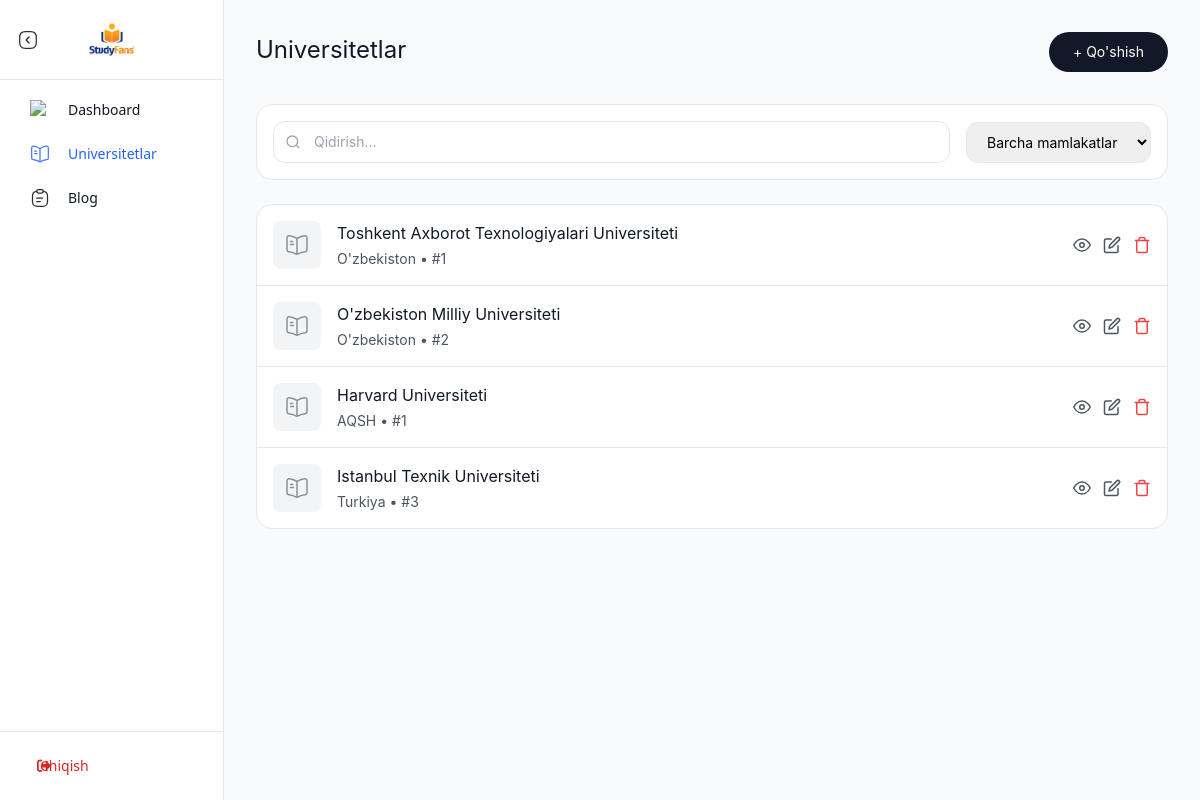
Page /admin/universities (signed in) on the committed database.
### app.py (models this page shows, shortened)
class University(db.Model):
    id = db.Column(db.Integer, primary_key=True)
    name_uz = db.Column(db.String(200), nullable=False)
    name_en = db.Column(db.String(200), nullable=False)
    name_ru = db.Column(db.String(200), nullable=False)
    name_tr = db.Column(db.String(200), nullable=False)
    country_uz = db.Column(db.String(100), nullable=False)
    country_en = db.Column(db.String(100), nullable=False)
    country_ru = db.Column(db.String(100), nullable=False)
    country_tr = db.Column(db.String(100), nullable=False)
    city_uz = db.Column(db.String(100), nullable=False)
    city_en = db.Column(db.String(100), nullable=False)
    city_ru = db.Column(db.String(100), nullable=False)
    city_tr = db.Column(db.String(100), nullable=False)
    description_uz = db.Column(db.Text, nullable=False)
    description_en = db.Column(db.Text, nullable=False)
    description_ru = db.Column(db.Text, nullable=False)
    description_tr = db.Column(db.Text, nullable=False)
    website = db.Column(db.String(200))
    logo_url = db.Column(db.String(200))
    cover_image_url = db.Column(db.String(200))  # Katta rasm (homepage va kartalar uchun)
    ranking = db.Column(db.Integer)
    founded_year = db.Column(db.Integer)
    university_type = db.Column(db.String(50))  # Public, Private
    student_count = db.Column(db.String(50))
    tuition_fee_min = db.Column(db.String(50))
    tuition_fee_max = db.Column(db.String(50))
    language_requirements = db.Column(db.Text)
    admission_requirements = db.Column(db.Text)
    application_deadline = db.Column(db.String(100))
    scholarship_available = db.Column(db.Boolean, default=False)
    accommodation_available = db.Column(db.Boolean, default=False)
    created_at = db.Column(db.DateTime, default=datetime.utcnow)

### app.py (the view)
@app.route('/admin/universities')
def admin_universities():
    if not session.get('admin_logged_in'):
        return redirect(url_for('admin_login'))
    universities = University.query.all()
    return render_template('admin/universities.html', universities=universities)

### templates/admin/universities.html (shortened to what this page needs)
{% extends "admin/base.html" %}
{% block content %}
<div class="p-6 md:p-8">
        <div class="flex items-center justify-between mb-8">
            <div>
                <h1 class="text-2xl font-normal text-gray-900 mb-1" style="font-family: -apple-system, BlinkMacSystemFont, 'Segoe UI', 'Roboto', 'Helvetica Neue', Arial, sans-serif;">Universitetlar</h1>
            </div>
            <a href="{{ url_for('admin_add_university') }}" class="bg-gray-900 hover:bg-gray-800 text-white font-normal px-6 py-2.5 rounded-full transition-colors text-sm" style="font-family: -apple-system, BlinkMacSystemFont, 'Segoe UI', 'Roboto', 'Helvetica Neue', Arial, sans-serif;">
                + Qo'shish
            </a>
        </div>
        <div class="bg-white border border-gray-200 rounded-2xl p-4 mb-6">
            <div class="flex flex-col lg:flex-row gap-4 items-center">
                <div class="relative flex-1">
                    <input type="text" id="search-input" placeholder="Qidirish..."
                        class="w-full px-4 py-2.5 pl-10 border border-gray-200 rounded-xl focus:outline-none focus:ring-2 focus:ring-gray-900 focus:border-transparent transition-all duration-200 text-sm font-normal" style="font-family: -apple-system, BlinkMacSystemFont, 'Segoe UI', 'Roboto', 'Helvetica Neue', Arial, sans-serif;">
                    <svg width="16" height="16" viewBox="0 0 24 24" fill="none" stroke="currentColor" stroke-width="2" class="absolute left-3 top-1/2 transform -translate-y-1/2 text-gray-400">
                        <circle cx="11" cy="11" r="8"></circle>
                        <path d="M21 21l-4.35-4.35"></path>
                    </svg>
                </div>
                <select id="country-filter" class="px-4 py-2.5 border border-gray-200 rounded-xl focus:outline-none focus:ring-2 focus:ring-gray-900 focus:border-transparent transition-all duration-200 text-sm font-normal" style="font-family: -apple-system, BlinkMacSystemFont, 'Segoe UI', 'Roboto', 'Helvetica Neue', Arial, sans-serif;">
                    <option value="">Barcha mamlakatlar</option>
                </select>
            </div>
        </div>
        <div class="bg-white border border-gray-200 rounded-2xl overflow-hidden">
            {% if universities %}
                <div class="divide-y divide-gray-200">
                    {% for university in universities %}
                    <div class="p-4 hover:bg-gray-50 transition-colors university-row"
                        data-name="{{ university.name_uz|lower }} {{ university.name_en|lower }} {{ university.country_uz|lower }} {{ university.country_en|lower }}"
                        data-country="{{ university.country_en }}">
                        <div class="flex items-center justify-between">
                            <div class="flex items-center space-x-4 flex-1">
                                {% if university.logo_url %}
                                <img src="{{ url_for('static', filename=university.logo_url) }}" alt="{{ university.name_uz }}" class="w-12 h-12 object-contain rounded-lg">
                                {% else %}
                                <div class="w-12 h-12 bg-gray-100 rounded-lg flex items-center justify-center">
                                    <img src="/static/book.svg" alt="University" class="w-6 h-6 opacity-50">
                                </div>
                                {% endif %}
                                <div class="flex-1">
                                    <div class="font-normal text-gray-900 text-base mb-1" style="font-family: -apple-system, BlinkMacSystemFont, 'Segoe UI', 'Roboto', 'Helvetica Neue', Arial, sans-serif;">{{ university.name_uz }}</div>
                                    <div class="text-sm text-gray-600 font-normal" style="font-family: -apple-system, BlinkMacSystemFont, 'Segoe UI', 'Roboto', 'Helvetica Neue', Arial, sans-serif;">{{ university.country_uz }}{% if university.ranking %} • #{{ university.ranking }}{% endif %}</div>
                                </div>
                            </div>
                            <div class="flex items-center space-x-3">
                                <a href="{{ url_for('university_detail', university_id=university.id) }}"
                                    class="text-gray-600 hover:text-gray-900 transition-colors"
                                    title="Ko'rish" target="_blank">
                                    <svg width="18" height="18" viewBox="0 0 24 24" fill="none" stroke="currentColor" stroke-width="2" stroke-linecap="round" stroke-linejoin="round">
                                        <path d="M1 12s4-8 11-8 11 8 11 8-4 8-11 8-11-8-11-8z"></path>
                                        <circle cx="12" cy="12" r="3"></circle>
                                    </svg>
                                </a>
                                <a href="{{ url_for('admin_edit_university', university_id=university.id) }}"
                                    class="text-gray-600 hover:text-gray-900 transition-colors"
                                    title="Tahrirlash">
                                    <svg width="18" height="18" viewBox="0 0 24 24" fill="none" stroke="currentColor" stroke-width="2" stroke-linecap="round" stroke-linejoin="round">
                                        <path d="M11 4H4a2 2 0 0 0-2 2v14a2 2 0 0 0 2 2h14a2 2 0 0 0 2-2v-7"></path>
                                        <path d="M18.5 2.5a2.121 2.121 0 0 1 3 3L12 15l-4 1 1-4 9.5-9.5z"></path>
                                    </svg>
                                </a>
                                <a href="{{ url_for('admin_delete_university', university_id=university.id) }}"
                                    class="text-red-500 hover:text-red-700 transition-colors"
                                    title="O'chirish"
                                    onclick="return confirm('Bu universitetni o\'chirishni xohlaysizmi?')">
                                    <svg width="18" height="18" viewBox="0 0 24 24" fill="none" stroke="currentColor" stroke-width="2" stroke-linecap="round" stroke-linejoin="round">
                                        <polyline points="3 6 5 6 21 6"></polyline>
                                        <path d="M19 6v14a2 2 0 0 1-2 2H7a2 2 0 0 1-2-2V6m3 0V4a2 2 0 0 1 2-2h4a2 2 0 0 1 2 2v2"></path>
                                    </svg>
                                </a>
                            </div>
                        </div>
                    </div>
                    {% endfor %}
                </div>
            {% endif %}
        </div>
</div>
{% endblock %}

### templates/admin/base.html (style rules this page uses)
html, body { margin: 0; padding: 0; width: 100%; height: 100%; background: #f9fafb; overflow-x: hidden; }

### rows in the picture
University: name_uz "Toshkent Axborot Texnologiyalari Universiteti", country_uz "O'zbekiston", ranking "1"
University: name_uz "O'zbekiston Milliy Universiteti", country_uz "O'zbekiston", ranking "2"
University: name_uz "Harvard Universiteti", country_uz "AQSH", ranking "1"
University: name_uz "Istanbul Texnik Universiteti", country_uz "Turkiya", ranking "3"
